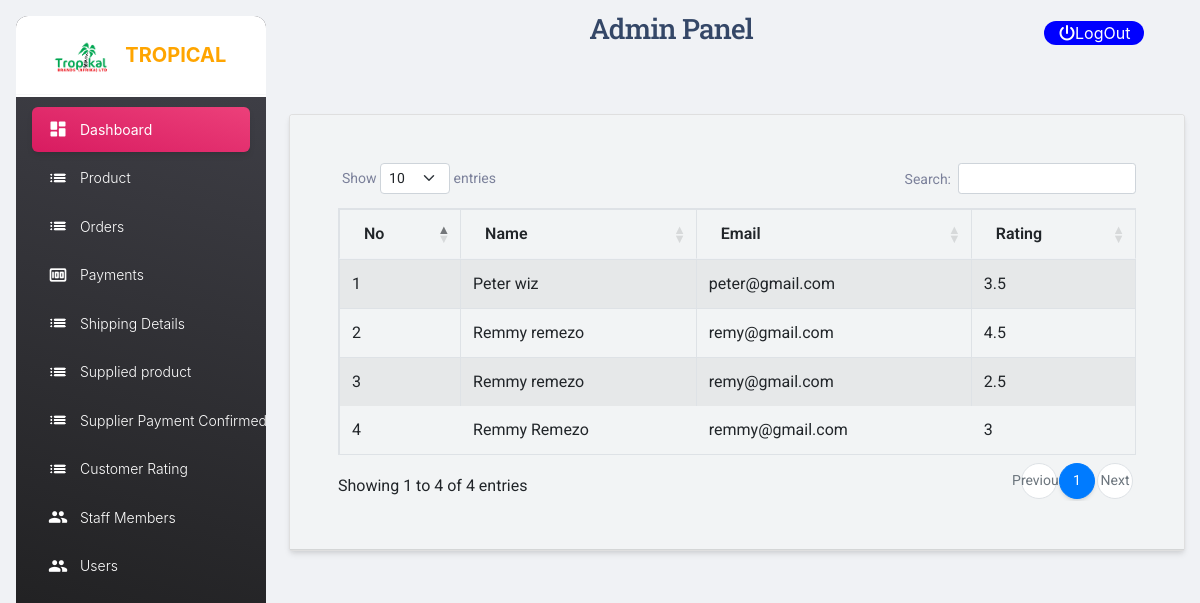
Page /staff/Admin/rating.php on the committed database.
### tables this page shows
CREATE TABLE `customer_rating` (
  `id` int(10) NOT NULL,
  `name` varchar(255) NOT NULL,
  `email` varchar(255) NOT NULL,
  `rating` varchar(10) NOT NULL
);

### staff/Admin/rating.php (the view, shortened to what this page needs)
<?php
include("includes/header.php");
?>
<link href="https://cdn.jsdelivr.net/npm/bootstrap@5.2.2/dist/css/bootstrap.min.css" rel="stylesheet">
<link rel="stylesheet" href="https://stackpath.bootstrapcdn.com/bootstrap/4.2.1/css/bootstrap.min.css">
<link rel="stylesheet" href="https://cdn.datatables.net/1.10.18/css/dataTables.bootstrap4.min.css">
<div class="py-5">
<div class="container">
    <div class="row">
        <div class="col-md-12">
            <div class="card">
                <div class="card-header" style="background:#F2F4F5">
                    <div class="card-body">
                        <div class="table-responsive">
                        <table id="mydata" class="table table-striped table-bordered">
                          <thead>
                               <tr>
                                   <th scope="col">No</th>
                                   <th scope="col">name</th>
                                   <th scope="col">email</th>
                                   <th scope="col">rating</th>
                               </tr>
                          </thead>
                          <?php
                          $query ="SELECT * FROM customer_rating ORDER BY ID DESC";
                          $result = mysqli_query($con, $query);
                          $i = 0;
                          while($row = mysqli_fetch_array($result))
                          {
                            $i++;
                            ?>
                               <tr>
                               <td><?php echo $i ?></td>
                                <td><?php echo $row['name'] ?></td>
                                <td><?php echo $row['email'] ?></td>
                                <td><?php echo $row['rating'] ?></td>
                               </tr>
                            <?php
                          }
                          ?>
                     </table>
                        </div>
                    </div>
                </div>
            </div>
        </div>
    </div>
</div>

### rows in the picture
customer_rating: name "Peter wiz", email "peter@gmail.com", rating "3.5"
customer_rating: name "Remmy remezo", email "remy@gmail.com", rating "4.5"
customer_rating: name "Remmy remezo", email "remy@gmail.com", rating "2.5"
customer_rating: name "Remmy Remezo", email "remmy@gmail.com", rating "3"
